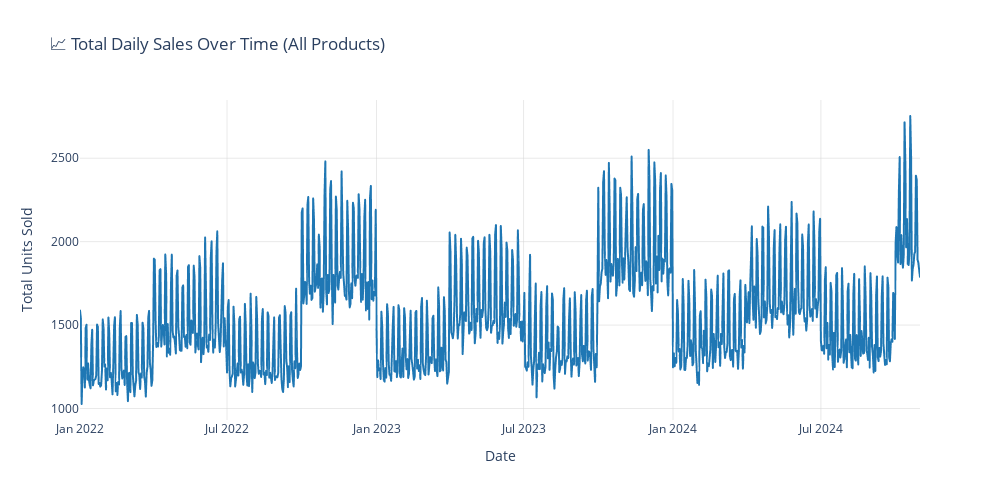

Write notebook code for a chart like this one.
### Code cell
# Cell 5: Visualize total sales over time

# Group by date and sum quantities sold each day
daily_sales = sales_df.groupby('date')['quantity_sold'].sum().reset_index()

# Create interactive line chart
fig = px.line(
    daily_sales,
    x='date',
    y='quantity_sold',
    title='📈 Total Daily Sales Over Time (All Products)',
    labels={'date': 'Date', 'quantity_sold': 'Total Units Sold'},
    template='plotly_white'
)

# Make the line blue and thicker
fig.update_traces(line_color='#1f77b4', line_width=2)

# Add grid lines for easier reading
fig.update_xaxes(showgrid=True, gridwidth=0.5, gridcolor='lightgray')
fig.update_yaxes(showgrid=True, gridwidth=0.5, gridcolor='lightgray')

# Make chart bigger
fig.update_layout(height=500, width=1000)

fig.show()

print("💡 Observation: Notice the patterns? Sales increase on weekends and during festival seasons!")

### Figure 1 — Plotly figure (JSON) as saved in the notebook; plotly's stock layout.template omitted (floating-point values rounded to 4 significant figures; data arrays with more than 128 entries replaced by an {"elided": "..."} marker saying what was removed)
{"data": [{"hovertemplate": "Date=%{x}<br>Total Units Sold=%{y}<extra></extra>", "legendgroup": "", "line": {"color": "#1f77b4", "dash": "solid", "width": 2}, "marker": {"symbol": "circle"}, "mode": "lines", "name": "", "showlegend": false, "type": "scattergl", "x": {"elided": "1035 str values"}, "xaxis": "x", "y": {"elided": "1035 int values"}, "yaxis": "y"}], "layout": {"height": 500, "legend": {"tracegroupgap": 0}, "title": {"text": "📈 Total Daily Sales Over Time (All Products)"}, "width": 1000, "xaxis": {"anchor": "y", "domain": [0, 1], "gridcolor": "lightgray", "gridwidth": 0.5, "showgrid": true, "title": {"text": "Date"}}, "yaxis": {"anchor": "x", "domain": [0, 1], "gridcolor": "lightgray", "gridwidth": 0.5, "showgrid": true, "title": {"text": "Total Units Sold"}}}}
